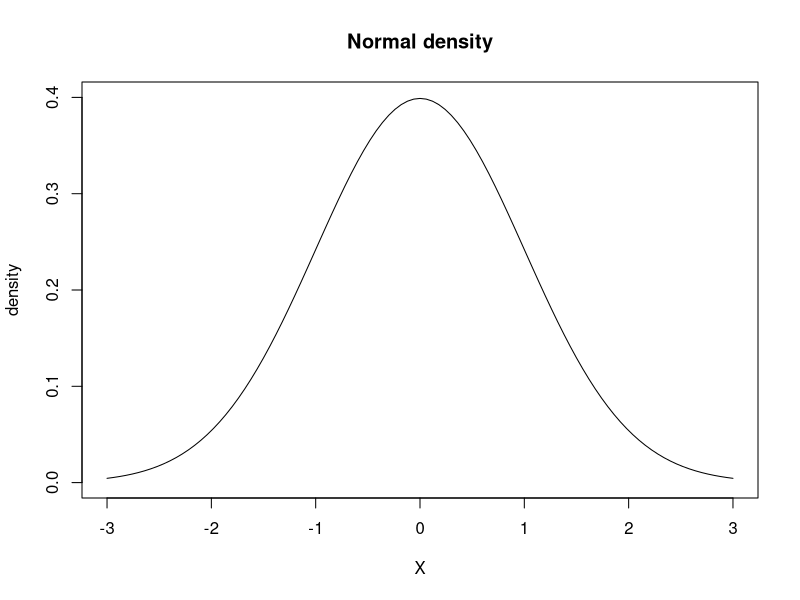
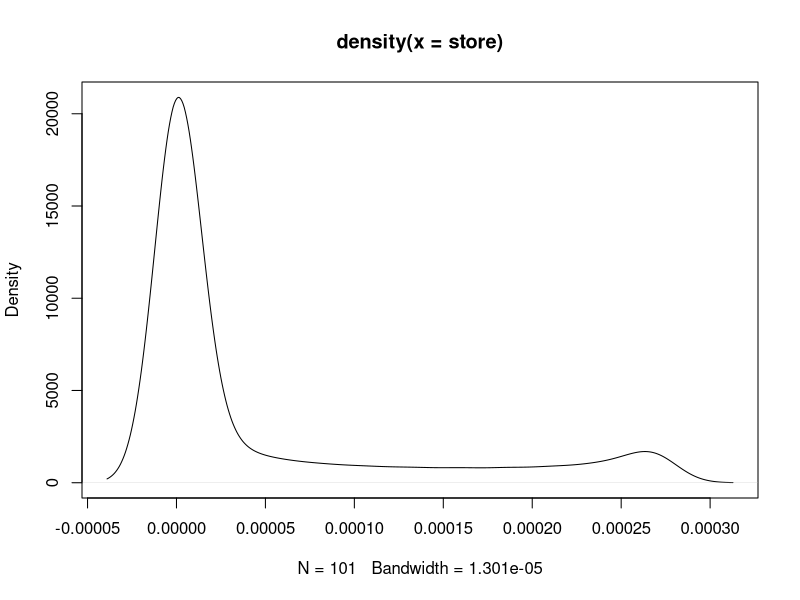

Reproduce these figures in R, in order.
## ---- chunk 1
n <- 10 # sample size
p <- 0.5 # probability of success

probs <- rep(NA, 11)
for (x in 0:10){
    probs[x+1] <- round(pbinom(x, size=n, prob=p), digits=2) 
}

data.frame(p = seq(0,10), p = probs)
## ---- chunk 2
choose(10,1) * 0.5 * (1-0.5)^9
dbinom(1, size=10, prob=0.5)
## ---- chunk 3
rbinom(1, n=10, prob=0.5)
## ---- chunk 4

plot(function(x) dnorm(x, 0, 1), -3,3,
main = 'Normal density', ylim=c(0,.4),
ylab = 'density', xlab='X')
## ---- chunk 5
pnorm(Inf) - pnorm(-Inf)
pnorm(2) - pnorm(-2)
pnorm(3) - pnorm(-3)
pnorm(0.5) - pnorm(-0.5)
## ---- chunk 6
qnorm(0.975, mean=500, sd=100)
## ---- chunk 7
pnorm(2, lower.tail=T)
pnorm(2, lower.tail=F)
1- pnorm(2, lower.tail=T)
## ---- chunk 8
x <- c(5,4,3,5,2)
theta <- seq(0,1,by=0.01)
store <- rep(NA, length(theta))
for(i in 1:length(theta)){
    store[i] <- prod(dbinom(x, size=10, prob=theta[i]))
}

plot(density(store))

## ---- chunk 9
abs(qt(0.025, df=15))
